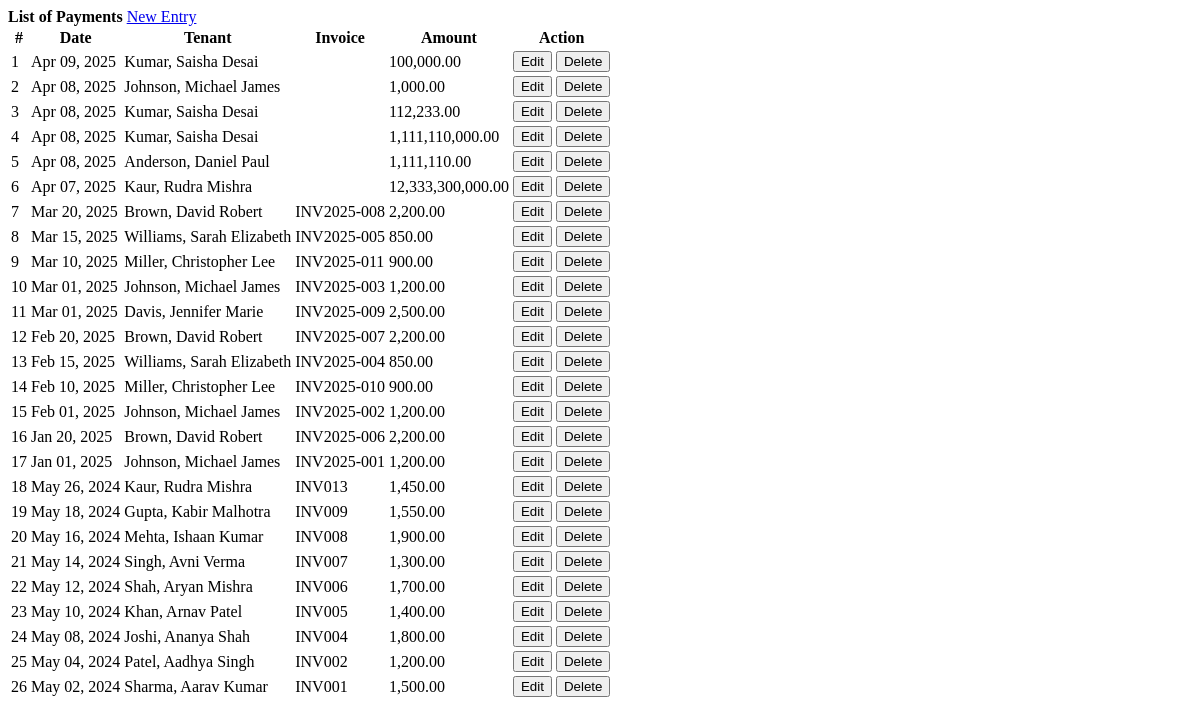
The app's page /invoices.php, older data.
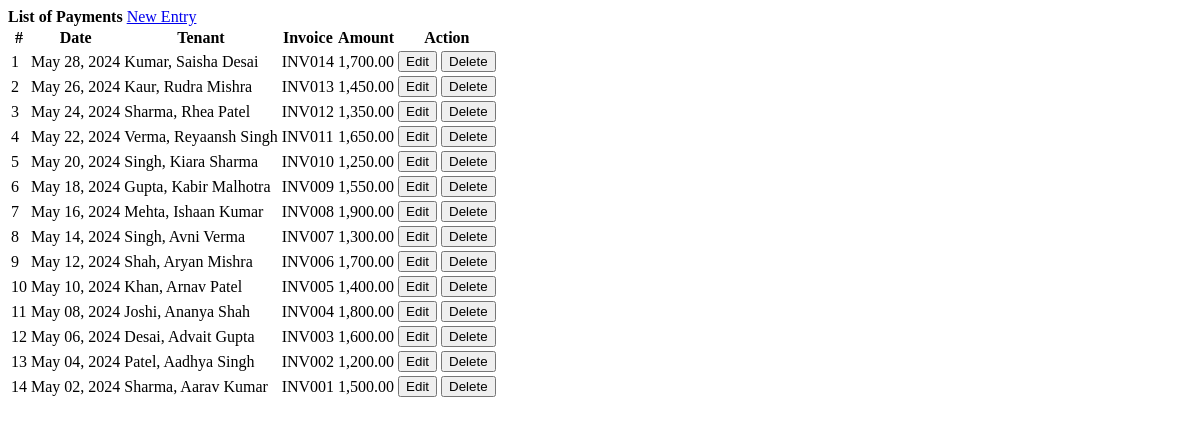
The same page, newer data.
### tables this page shows
CREATE TABLE `payments` (
  `id` int(30) NOT NULL,
  `tenant_id` int(30) NOT NULL,
  `amount` float NOT NULL,
  `invoice` varchar(50) NOT NULL,
  `date_created` datetime NOT NULL DEFAULT current_timestamp()
);

### invoices.php (the view, shortened to what this page needs)
<?php include('db_connect.php');?>
<div class="container-fluid">
	<div class="col-lg-12">
		<div class="row">
			<div class="col-md-12">
				<div class="card">
					<div class="card-header">
						<b>List of Payments</b>
						<span class="float:right"><a class="btn btn-primary btn-block btn-sm col-sm-2 float-right" href="javascript:void(0)" id="new_invoice">
					<i class="fa fa-plus"></i> New Entry
				</a></span>
					</div>
					<div class="card-body">
						<table class="table table-condensed table-bordered table-hover">
							<thead>
								<tr>
									<th class="text-center">#</th>
									<th class="">Date</th>
									<th class="">Tenant</th>
									<th class="">Invoice</th>
									<th class="">Amount</th>
									<th class="text-center">Action</th>
								</tr>
							</thead>
							<tbody>
								<?php
								$i = 1;
								$invoices = $conn->query("SELECT p.*,concat(t.lastname,', ',t.firstname,' ',t.middlename) as name FROM payments p inner join tenants t on t.id = p.tenant_id where t.status = 1 order by date(p.date_created) desc ");
								while($row=$invoices->fetch_assoc()):
								?>
								<tr>
									<td class="text-center"><?php echo $i++ ?></td>
									<td>
										<?php echo date('M d, Y',strtotime($row['date_created'])) ?>
									</td>
									<td class="">
										 <p><?php echo ucwords($row['name']) ?></p>
									</td>
									<td class="">
										 <p><?php echo ucwords($row['invoice']) ?></p>
									</td>
									<td class="text-right">
										 <p><?php echo number_format($row['amount'],2) ?></p>
									</td>
									<td class="text-center">
										<button class="btn btn-sm btn-primary edit_invoice" type="button" data-id="<?php echo $row['id'] ?>" >Edit</button>
										<button class="btn btn-sm btn-danger delete_invoice" type="button" data-id="<?php echo $row['id'] ?>">Delete</button>
									</td>
								</tr>
								<?php endwhile; ?>
							</tbody>
						</table>
					</div>
				</div>
			</div>
		</div>
	</div>
</div>

### invoices.php (style rules this page uses)
td { vertical-align: middle !important; }
td p { margin: unset }

Row changes from the older to the newer data that the page shows:
removed payments: date_created "Apr 09, 2025", name "Kumar, Saisha Desai", amount "100,000.00"
removed payments: date_created "Apr 08, 2025", name "Johnson, Michael James", amount "1,000.00"
removed payments: date_created "Apr 08, 2025", name "Kumar, Saisha Desai", amount "112,233.00"
removed payments: date_created "Apr 08, 2025", name "Kumar, Saisha Desai", amount "1,111,110,000.00"
removed payments: date_created "Apr 08, 2025", name "Anderson, Daniel Paul", amount "1,111,110.00"
removed payments: date_created "Apr 07, 2025", name "Kaur, Rudra Mishra", amount "12,333,300,000.00"
removed payments: date_created "Mar 20, 2025", name "Brown, David Robert", invoice "INV2025-008", amount "2,200.00"
removed payments: date_created "Mar 15, 2025", name "Williams, Sarah Elizabeth", invoice "INV2025-005", amount "850.00"
removed payments: date_created "Mar 10, 2025", name "Miller, Christopher Lee", invoice "INV2025-011", amount "900.00"
removed payments: date_created "Mar 01, 2025", name "Johnson, Michael James", invoice "INV2025-003", amount "1,200.00"
removed payments: date_created "Mar 01, 2025", name "Davis, Jennifer Marie", invoice "INV2025-009", amount "2,500.00"
removed payments: date_created "Feb 20, 2025", name "Brown, David Robert", invoice "INV2025-007", amount "2,200.00"
removed payments: date_created "Feb 15, 2025", name "Williams, Sarah Elizabeth", invoice "INV2025-004", amount "850.00"
removed payments: date_created "Feb 10, 2025", name "Miller, Christopher Lee", invoice "INV2025-010", amount "900.00"
removed payments: date_created "Feb 01, 2025", name "Johnson, Michael James", invoice "INV2025-002", amount "1,200.00"
removed payments: date_created "Jan 20, 2025", name "Brown, David Robert", invoice "INV2025-006", amount "2,200.00"
removed payments: date_created "Jan 01, 2025", name "Johnson, Michael James", invoice "INV2025-001", amount "1,200.00"
added payments: date_created "May 28, 2024", name "Kumar, Saisha Desai", invoice "INV014", amount "1,700.00"
now on this page (row unchanged): payments: date_created "May 24, 2024", name "Sharma, Rhea Patel", invoice "INV012", amount "1,350.00"
now on this page (row unchanged): payments: date_created "May 22, 2024", name "Verma, Reyaansh Singh", invoice "INV011", amount "1,650.00"
now on this page (row unchanged): payments: date_created "May 20, 2024", name "Singh, Kiara Sharma", invoice "INV010", amount "1,250.00"
now on this page (row unchanged): payments: date_created "May 06, 2024", name "Desai, Advait Gupta", invoice "INV003", amount "1,600.00"
